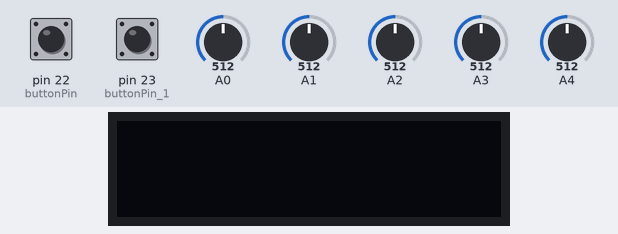
Bench run of a sketch on a simulated Arduino Mega 2560, built with avr-gcc and run on an emulated ATmega2560. On the bench: 128×32 one-colour display. Inputs (shaded band) come from the test bench; at power-on: pin 22 (buttonPin) LOW, A1 = 512, A3 = 512, A0 = 512, pin 23 (buttonPin_1) LOW, A2 = 512, A4 = 512. What the sketch prints to the serial monitor is not drawn.

Above: at 1.2 s.
1.3 s: pin 22 (buttonPin) pulled HIGH for 0.15 s
At 1.65 s:
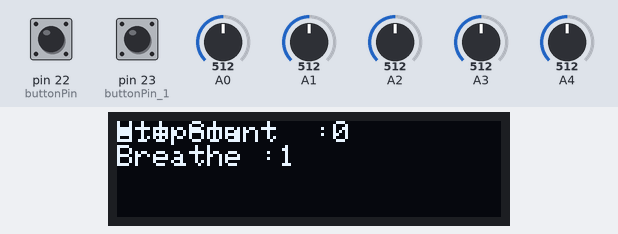
2.0 s: A1 set to 426
3.7 s: A1 set to 398
At 4.19 s:
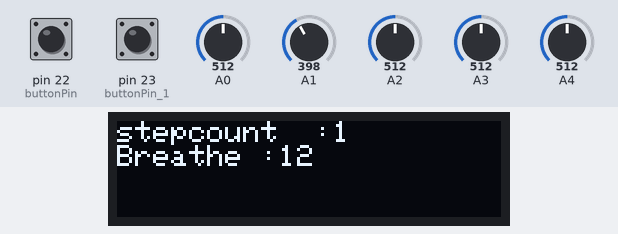
5.5 s: A3 set to 355
At 5.94 s:
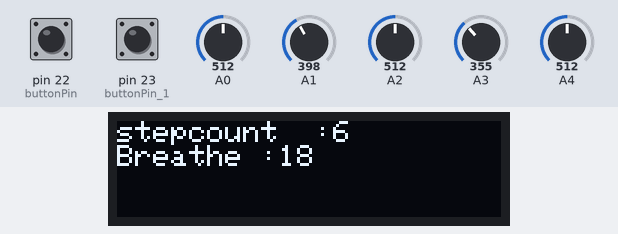
7.3 s: A3 set to 306
At 7.83 s:
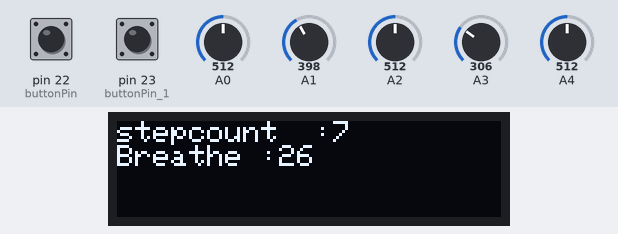
9.1 s: A0 set to 240
At 9.73 s:
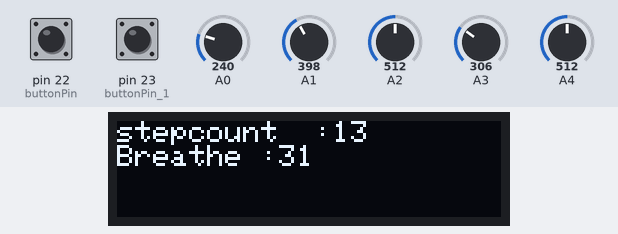
Timing chart, 0 to 12.0 s (numbered marks = the images above; inputs shaded):
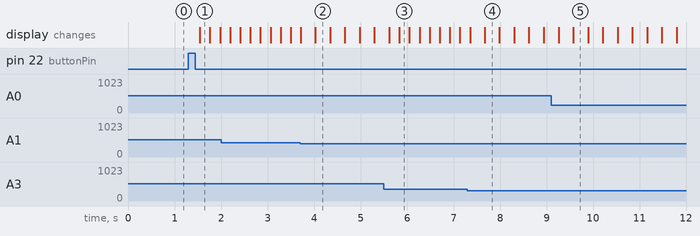

Measured:
- the behaviour switches between 416 and 415 on A1 (found by bisection; images 1 and 2)
- after the input at 1.3 s, the display: changes after 0.24 s (image 1)

The sketch:

final.ino
```cpp
#include <SPI.h>
#include <Wire.h>
#include <Adafruit_GFX.h>
#include <Adafruit_SSD1306.h>

#define SCREEN_WIDTH 128 // OLED display width, in pixels
#define SCREEN_HEIGHT 32 // OLED display height, in pixels
int Breathe = 0;
int stepcount = 0;
#define OLED_RESET     4 // Reset pin # (or -1 if sharing Arduino reset pin)
#define SCREEN_ADDRESS 0x3C ///< See datasheet for Address; 0x3D for 128x64, 0x3C for 128x32
Adafruit_SSD1306 display(SCREEN_WIDTH, SCREEN_HEIGHT, &Wire, OLED_RESET);

const int buttonPin = 22;
const int buttonPin_1 = 23;
// variables will change:
int buttonState = 0;
int buttonState_1 = 0;
int i = 1;

void setup() {
  Serial.begin(9600);

  // SSD1306_SWITCHCAPVCC = generate display voltage from 3.3V internally
  if(!display.begin(SSD1306_SWITCHCAPVCC, SCREEN_ADDRESS)) {
    Serial.println(F("SSD1306 allocation failed"));
    for(;;); // Don't proceed, loop forever
  }

  // initialize the pushbutton pin as an input:
  pinMode(buttonPin, INPUT);

 pinMode(buttonPin_1, INPUT);

}

void loop() {

    display.setTextColor(WHITE); // 'inverted' text
  display.setCursor(0,0);
  display.clearDisplay();
display.println("Hit Start");

int intensity = analogRead(A4);
Serial.println(intensity);

buttonState = digitalRead(buttonPin);
buttonState_1 = digitalRead(buttonPin_1);
Serial.println(buttonState_1);
if(buttonState){

  if(intensity<350){
    low();
    }else if(intensity < 700){
      low();
      }else{
        low();
        }

}


}

void low(){


      buttonState = digitalRead(buttonPin);
buttonState_1 = digitalRead(buttonPin_1);
for(;;){
  int sound_input = analogRead(A0);
  int x = analogRead(A1);
  int y = analogRead(A3);
  int z = analogRead(A2);

  display.setTextColor(WHITE); // 'inverted' text
  display.setCursor(0,0);
  if(sound_input > 250){
  Breathe++;
  }
  Serial.println("x :" +  String(x));
  Serial.println("y :" +  String(y));
   Serial.println("z :" +  String(z));
 delay(200);

    if ( x <= 420 && y<=340 ){
    Serial.println("forward step");
     stepcount = stepcount + 1 ;
     delay(100);

    }


    if ( x <= 415 && y>=365){

Serial.println("backward step");
     stepcount = stepcount + 1 ;
          delay(100);


    }
   display.println("stepcount  :" + String(stepcount));
   display.println("Breathe :" + String(Breathe));
//   Serial.println("stepcount  :" + String(stepcount));

  display.display();

  display.clearDisplay();
   if(buttonState_1){


  display.display();
    break;
    }

    }
  return ;
 }


 void medium(){
  buttonState_1 = digitalRead(buttonPin_1);
  for(;;){
  Serial.println("In medium");
  if(buttonState_1){

    break;
    }
  }

  return;
  }

  void high(){
     for(;;){
  Serial.println("In High");
  if(buttonState_1){

    break;
    }
  }

  return;
    }
```
